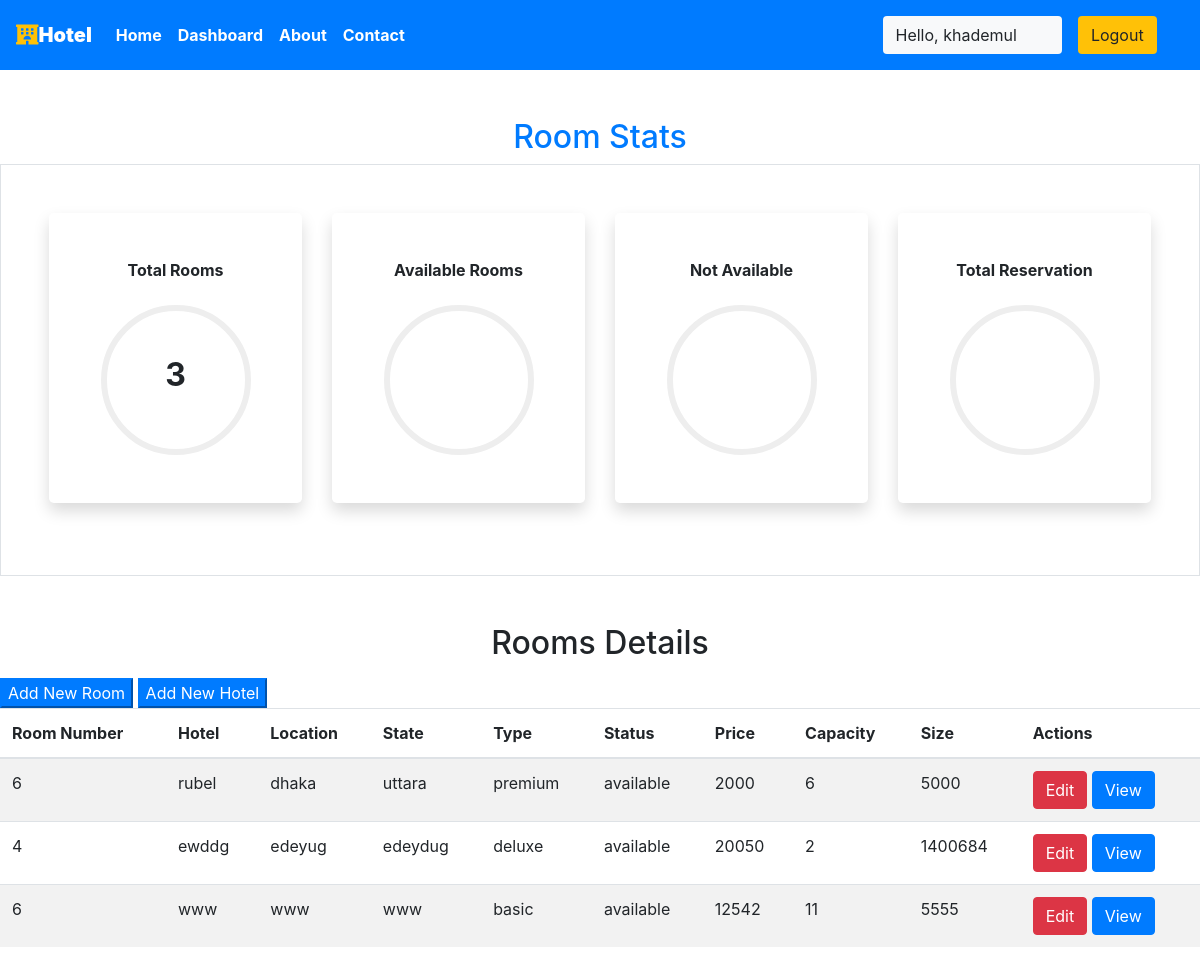
Page /staff/panel (signed in) on the committed database.
### main/models.py (models this page shows, shortened)
class Room(models.Model):
    ROOM_STATUS = (
    ("1", "available"),
    ("2", "not available"),
    )
    ROOM_TYPE = (
    ("1", "premium"),
    ("2", "deluxe"),
    ("3","basic"),
    )
    id = models.AutoField(primary_key=True)
    room_type = models.CharField(max_length=50,choices = ROOM_TYPE)
    capacity = models.IntegerField()
    price = models.IntegerField()
    size = models.IntegerField()
    hotel = models.ForeignKey(Hotel, on_delete = models.CASCADE)
    status = models.CharField(choices =ROOM_STATUS,max_length = 15)
    roomnumber = models.IntegerField()

class Hotel(models.Model):
    id = models.AutoField(primary_key=True)
    name = models.CharField(max_length=30,null=True)
    owner = models.ForeignKey(User, blank=True, null=True, on_delete=models.CASCADE)
    location = models.CharField(max_length=50)
    state = models.CharField(max_length=50,null=True)
    country = models.CharField(max_length=50,null=True)
    def __str__(self):
        return self.name

### main/views.py (the view)
# urls.py: path('staff/panel', views.panel,name="staffpanel"),
@login_required(login_url='/staff')
def panel(request):
    if  request.user.groups.exists():
        user = request.user
        hotell = Hotel.objects.filter(owner=user)
        totall_rooms = []
        for hotels in hotell:
            room = Room.objects.filter(hotel=hotels)
            totall_rooms += room
        total_rooms = len(totall_rooms)
        hotel = Hotel.objects.filter(owner=user)
        response = render(request,'staff/panel.html',{'name':hotel,'rooms':totall_rooms,'total_rooms':total_rooms})
        return HttpResponse(response)
    else:
        messages.success(request,"Access Denied")
        return redirect('homepage')

### main/templatetags/app_tags.py (called while the page is built)
@register.filter(name='has_group')
def has_group(user, group_name):
    group = Group.objects.get(name=group_name)
    return True if group in user.groups.all() else False

### templates/staff/panel.html (shortened to what this page needs)
{% extends 'basic.html' %} {% block title %} staff panel {% endblock title %}
{% block body %}
<section class="my-5">
  {%load app_tags%}
  <h2 class="text-center text-primary">Room Stats</h2>
  <div class="container-fluid px-5 py-5 border">
    <div class="row">
      <div class="col-xl-3 col-lg-6 col-sm-12 mb-4">
        <div class="bg-white rounded-lg p-5 shadow">
          <h2 class="h6 font-weight-bold text-center mb-4">Total Rooms</h2>
          {% if total_rooms is not none %}
          <div
            class="progress mx-auto"
            data-value="{{"
            total_rooms|percentage:total_rooms}}
          >
            <span class="progress-left">
            </span>
            <span class="progress-right">
            </span>
            <div
              class="progress-value w-100 h-100 rounded-circle d-flex align-items-center justify-content-center"
            >
              <div class="h2 font-weight-bold">{{ total_rooms}}</div>
            </div>
          </div>
          {% endif %}
        </div>
      </div>
      <div class="col-xl-3 col-lg-6 col-sm-12 mb-4">
        <div class="bg-white rounded-lg p-5 shadow">
          <h2 class="h6 font-weight-bold text-center mb-4">Available Rooms</h2>
          {% if total_rooms is not none %}
          <div
            class="progress mx-auto"
            data-value="{{"
            available|percentage:total_rooms}}
          >
            <span class="progress-left">
            </span>
            <span class="progress-right">
            </span>
            <div
              class="progress-value w-100 h-100 rounded-circle d-flex align-items-center justify-content-center"
            >
            </div>
          </div>
          {% endif %}
        </div>
      </div>
      <div class="col-xl-3 col-lg-6 col-sm-12 mb-4">
        <div class="bg-white rounded-lg p-5 shadow">
          <h2 class="h6 font-weight-bold text-center mb-4">Not Available</h2>
          {% if total_rooms is not none %}
          <div
            class="progress mx-auto"
            data-value="{{"
            unavailable|percentage:total_rooms}}
          >
            <span class="progress-left">
            </span>
            <span class="progress-right">
            </span>
            <div
              class="progress-value w-100 h-100 rounded-circle d-flex align-items-center justify-content-center"
            >
            </div>
          </div>
          {% endif %}
        </div>
      </div>
      <div class="col-xl-3 col-lg-6 col-sm-12 mb-4">
        <div class="bg-white rounded-lg p-5 shadow">
          <h2 class="h6 font-weight-bold text-center mb-4">
            Total Reservation
          </h2>
          {% if total_rooms is not none %}
          <div
            class="progress mx-auto"
            data-value="{{reserved"
            |percentage:total_rooms}}
          >
            <span class="progress-left">
            </span>
            <span class="progress-right">
            </span>
            <div
              class="progress-value w-100 h-100 rounded-circle d-flex align-items-center justify-content-center"
            >
            </div>
          </div>
          {% endif %}
        </div>
      </div>
    </div>
  </div>
</section>
<h2 class="text-center pb-2">Rooms Details</h2>
<button
  class="btn-group btn-primary"
  data-toggle="modal"
  data-target="#newroom"
>
  Add New Room
</button>
<button
  class="btn-group btn-primary"
  data-toggle="modal"
  data-target="#newlocation"
>
  Add New Hotel
</button>
<table class="table table-striped">
  <thead>
    <th>Room Number</th>
    <th>Hotel</th>
    <th>Location</th>
    <th>State</th>
    <th>Type</th>
    <th>Status</th>
    <th>Price</th>
    <th>Capacity</th>
    <th>Size</th>
    <th colspan="2">Actions</th>
  </thead>
  {% if rooms %} {% for each_room in rooms %}
  <tr>
    <td>{{each_room.roomnumber}}</td>
    <td>{{each_room.hotel}}</td>
    <td>{{each_room.hotel.location}}</td>
    <td>{{each_room.hotel.state}}</td>
    <td>{{each_room.get_room_type_display}}</td>
    <td>{{each_room.get_status_display}}</td>
    <td>{{each_room.price}}</td>
    <td>{{each_room.capacity}}</td>
    <td>{{each_room.size}}</td>
    <td colspan="2">
      <a href="/staff/panel/edit-room?roomid={{each_room.id}}"
        ><button class="btn btn-danger">Edit</button></a
      >
      <a href="/staff/panel/view-room?roomid={{each_room.id}}"
        ><button class="btn btn-primary">View</button></a
      >
    </td>
  </tr>
  {% endfor %} {% endif %}
</table>
{% endblock body %}

### templates/basic.html (shortened to what this page needs)
{% load static %}
{% load app_tags %}
<!DOCTYPE html>
<!DOCTYPE html>
<html lang="en">
<head>
    <link rel="stylesheet" href="https://use.fontawesome.com/releases/v5.7.0/css/all.css">
    <link rel="stylesheet" href="{% static 'bootstrap\bootstrap.css' %}">
    <link rel="stylesheet" href="https://maxcdn.bootstrapcdn.com/bootstrap/4.5.0/css/bootstrap.min.css" >
</head>
<body style="dbackground-image: url('https://source.unsplash.com/random');height: 100%;">
    <div class="container-fluid px-0">
        <nav class="navbar navbar-expand-lg navbar-dark bg-primary font-weight-bold">
            <a class="navbar-brand text-bold bg-black " href="/"><i class="fas fa-hotel text-warning"></i><b>Hotel </b></a>
            <div class="collapse navbar-collapse " id="navbarSupportedContent">
                <ul class="navbar-nav mr-auto ">
                    <li class="nav-item active">
                        <a class="nav-link text-bold " href="/"> Home</a>
                    </li>
                    {% if request.user|has_group:"Hotel Owner" %}
                    <li class="nav-item active">
                        <a class="nav-link text-bold" href="/staff/panel">Dashboard </a>
                    </li>
                    {% elif user.is_staff == False and user.is_authenticated %}
                    <li class="nav-item active">
                            <a class="nav-link text-bold" href="/user/bookings">My Bookings </a>
                        </li>
                    {% endif %}
                    <li class="nav-item active">
                        <a class="nav-link text-bold" href="/about">About</a>
                    </li>
                    <li class="nav-item active">
                        <a class="nav-link text-bold" href="/contact">Contact </a>
                    </li>
                </ul>
                {% if user.is_authenticated %}
                      <button class="btn btn-group bg-light" data-toggle="modal" data-target="#forlogin">
                       Hello, {{request.user}}
                       <a href="/logout" class="nav-link">
                    <button class="btn btn-group bg-warning" data-toggle="modal" data-target="#forlogin">
                        Logout
                    </button></a>&nbsp; &nbsp;
                    </button>
                {% endif %}
            </div>
        </nav>
    </div>
    {% block body %}
    {% endblock body %}
</body>
</html>

### templates/staff/panel.html (style rules this page uses)
.progress { width: 150px; height: 150px; background: none; position: relative; }
.progress::after { content: ""; width: 100%; height: 100%; border-radius: 50%; border: 6px solid #eee; position: absolute; top: 0; left: 0; }
.progress > span { width: 50%; height: 100%; overflow: hidden; position: absolute; top: 0; z-index: 1; }
.progress .progress-left { left: 0; }
.progress .progress-right { right: 0; }
.progress .progress-value { position: absolute; top: 0; left: 0; }
body { min-height: 100vh; }
.rounded-lg { border-radius: 1rem; }

### templates/basic.html (style rules this page uses)
a { text-decoration: none; }

### rows in the picture
Room: roomnumber "6", hotel "rubel", hotel.location "dhaka", hotel.state "uttara", room_type "premium", status "available", price "2000", capacity "6", size "5000"
Room: roomnumber "4", hotel "ewddg", hotel.location "edeyug", hotel.state "edeydug", room_type "deluxe", status "available", price "20050", capacity "2", size "1400684"
Room: roomnumber "6", hotel "www", hotel.location "www", hotel.state "www", room_type "basic", status "available", price "12542", capacity "11", size "5555"

### other values in the picture
{{ request.user }} "khademul"
{{ total_rooms }} "3"
